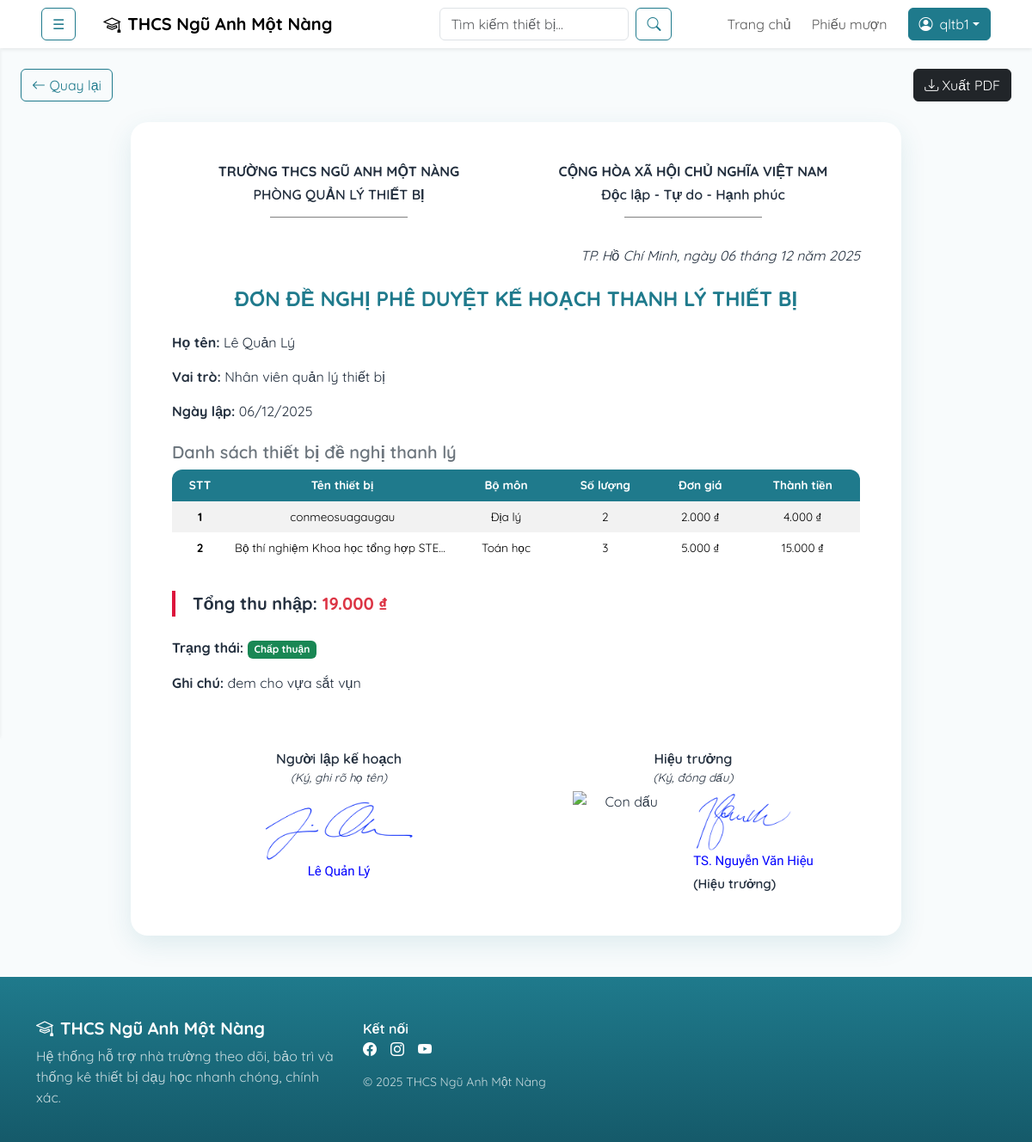
Screenshot of /index.php?page=xemkehoachthanhly&maKeHoachThanhLy=2 (signed in) with the database file from the repository.
### tables this page shows
CREATE TABLE `kehoachthanhly` (
  `maKeHoachThanhLy` int(11) NOT NULL,
  `maNguoiDung` int(11) NOT NULL,
  `ngayLap` date DEFAULT NULL,
  `tongThuNhap` decimal(18,2) DEFAULT 0.00,
  `trangThai` varchar(50) DEFAULT NULL,
  `ghiChu` text DEFAULT NULL
);

CREATE TABLE `nguoidung` (
  `maNguoiDung` int(11) NOT NULL,
  `tenDangNhap` varchar(255) NOT NULL,
  `matKhau` varchar(255) NOT NULL,
  `hoTen` varchar(255) DEFAULT NULL,
  `email` varchar(255) DEFAULT NULL,
  `soDienThoai` varchar(255) DEFAULT NULL,
  `maBoMon` int(11) DEFAULT NULL,
  `maVaiTro` int(11) DEFAULT NULL
);

CREATE TABLE `vaitro` (
  `maVaiTro` int(11) NOT NULL,
  `tenVaiTro` varchar(255) DEFAULT NULL,
  `moTa` text DEFAULT NULL
);

CREATE TABLE `chitietkehoachthanhly` (
  `maChiTietKHThanhLy` int(11) NOT NULL,
  `maKeHoachThanhLy` int(11) NOT NULL,
  `maThietBi` int(11) NOT NULL,
  `soLuong` int(11) DEFAULT 1,
  `donGia` decimal(18,2) DEFAULT 0.00,
  `thanhTien` decimal(18,2) DEFAULT NULL
);

CREATE TABLE `thietbi` (
  `maThietBi` int(11) NOT NULL,
  `tenThietBi` varchar(255) NOT NULL,
  `hinhAnh` varchar(255) DEFAULT NULL,
  `donVi` varchar(50) NOT NULL,
  `soLuong` int(11) NOT NULL,
  `lop` varchar(50) NOT NULL,
  `maBoMon` int(11) NOT NULL,
  `maNhaCungCap` int(11) NOT NULL,
  `moTa` text DEFAULT NULL
);

CREATE TABLE `bomon` (
  `maBoMon` int(11) NOT NULL,
  `tenBoMon` varchar(100) NOT NULL,
  `moTa` text DEFAULT NULL
);

### App/Models/mKeHoachThanhLy.php (called while the page is built, shortened)
<?php
class modelKeHoachThanhLy {
    public function select01KeHoachThanhLy($maKeHoachThanhLy) {
        $p = new clsKetNoi();
        $truyvan = "SELECT * FROM kehoachthanhly tl
                    JOIN nguoidung nd ON tl.maNguoiDung = nd.maNguoiDung
                    JOIN vaitro vt ON nd.maVaiTro = vt.maVaiTro
                    WHERE maKeHoachThanhLy = $maKeHoachThanhLy";
        $con = $p->moketnoi();
        $kq = mysqli_query($con, $truyvan);
        return $kq;
    }
    public function select01ChiTietKHThanhLy($maKeHoachThanhLy) {
        $p = new clsKetNoi();
        $truyvan = "SELECT *, ct.soLuong FROM chitietkehoachthanhly ct
                    LEFT JOIN thietbi tb ON ct.maThietBi = tb.maThietBi
                    LEFT JOIN bomon bm ON tb.maBoMon = bm.maBoMon
                    LEFT JOIN kehoachthanhly tl ON ct.maKeHoachThanhLy = tl.maKeHoachThanhLy
                    LEFT JOIN nguoidung nd ON tl.maNguoiDung = nd.maNguoiDung
                    LEFT JOIN vaitro vt ON nd.maVaiTro = vt.maVaiTro
                    WHERE ct.maKeHoachThanhLy = $maKeHoachThanhLy";
        $con = $p->moketnoi();
        $kq = mysqli_query($con, $truyvan);
        return $kq;
    }
}
?>

### App/Controllers/cKeHoachThanhLy.php (called while the page is built, shortened)
<?php
include_once('App/Models/mKeHoachThanhLy.php');
class controlKeHoachThanhLy {
    public function get01KeHoachThanhLy($maKeHoachThanhLy) {
        $p = new modelKeHoachThanhLy();
        $kq = $p->select01KeHoachThanhLy($maKeHoachThanhLy);
        return $kq;
    }
    public function get01ChiTietKHThanhLy($maKeHoachThanhLy) {
        $p = new modelKeHoachThanhLy();
        $kq = $p->select01ChiTietKHThanhLy($maKeHoachThanhLy);
        if(mysqli_num_rows($kq) > 0) return $kq;
        return false;
    }
}
?>

### App/Views/thietbi/kehoachthanhly/xemkehoachthanhly.php (the view, shortened to what this page needs)
<?php
include_once('App/Controllers/cKeHoachThanhLy.php');
$p = new controlKeHoachThanhLy();
$maKeHoachThanhLy = $_GET['maKeHoachThanhLy'];
$kq = $p->get01KeHoachThanhLy($maKeHoachThanhLy);
if($kq && $kq->num_rows > 0) {
    $r = $kq->fetch_assoc();
} else {
    echo "<script>alert('Không tìm thấy kế hoạch!'); window.location.href='index.php?page=dskehoachthanhly';</script>";
    exit();
}
?>
<div class="d-flex justify-content-between align-items-center mx-4 my-4">
    <button type="button" class="btn btn-outline-primary" onclick="window.history.back();"><i class="bi bi-arrow-left"></i> Quay lại</button>
    <button type="button" id="exportPDF" class="btn btn-dark"><i class="bi bi-download"></i> Xuất PDF</button>
</div>
<div class="container d-flex justify-content-center align-items-center mb-5">
    <div class="card-na border-0" style="max-width: 56rem; width: 100%;">
        <div class="card-body p-5">
            <div class="row d-flex justify-content-between align-items-center mb-3">
                <div class="col-6 text-center">
                    <h6 class="fw-bold text-uppercase">Trường THCS Ngũ Anh Một Nàng</h6>
                    <h6 class="fw-semibold text-uppercase">Phòng Quản lý thiết bị</h6>
                    <div class="d-flex justify-content-center my-3">
                        <div style="width: 10em; border-bottom: 1px solid gray;"></div>
                    </div>
                </div>
                <div class="col-6 text-center">
                    <h6 class="fw-bold text-uppercase">Cộng hòa xã hội chủ nghĩa Việt Nam</h6>
                    <h6 class="fw-semibold">Độc lập - Tự do - Hạnh phúc</h6>
                    <div class="d-flex justify-content-center my-3">
                        <div style="width: 10em; border-bottom: 1px solid gray;"></div>
                    </div>
                </div>
            </div>
            <p class="text-end mb-4">
                <?php
                    $ngay = date("d", strtotime($r['ngayLap']));
                    $thang = date("m", strtotime($r['ngayLap']));
                    $nam = date("Y", strtotime($r['ngayLap']));
                    echo "<i>TP. Hồ Chí Minh, ngày $ngay tháng $thang năm $nam</i>";
                ?>
            </p>
            <h4 class="text-center fw-bold text-primary text-uppercase mb-4">Đơn đề nghị phê duyệt kế hoạch thanh lý thiết bị</h4>
            <p><strong>Họ tên:</strong> <?= $r['hoTen'] ?></p>
            <p><strong>Vai trò:</strong> <?= $r['tenVaiTro'] ?></p>
            <p><strong>Ngày lập:</strong> <?= date("d/m/Y", strtotime($r['ngayLap'])) ?></p>
            <h5 class="fw-semibold text-secondary mt-4 mb-2">Danh sách thiết bị đề nghị thanh lý</h5>
            <div class="d-flex justify-content-center mb-3">
                <div class="table-responsive text-center" style="width: 100%;">
                    <table class="table table-striped table-borderless align-middle" style="font-size: 0.85em;">
                        <thead>
                            <tr>
                                <th>STT</th>
                                <th>Tên thiết bị</th>
                                <th>Bộ môn</th>
                                <th>Số lượng</th>
                                <th>Đơn giá</th>
                                <th>Thành tiền</th>
                            </tr>
                        </thead>
                        <tbody>
                            <?php
                            $res = $p->get01ChiTietKHThanhLy($maKeHoachThanhLy);
                            if($res && $res->num_rows > 0) {
                                $dem = 1;
                                while($row = $res->fetch_assoc()) {
                                    echo '<tr>';
                                    echo '<td><strong>' . $dem++ . '</strong></td>';
                                    echo '<td title="'. $row['tenThietBi'] .'">' . $row['tenThietBi'] . '</td>';
                                    echo '<td>' . $row['tenBoMon'] . '</td>';
                                    echo '<td>' . $row['soLuong'] . '</td>';
                                    echo '<td>' . number_format($row['donGia'], 0, ',', '.') . ' ₫</td>';
                                    echo '<td>' . number_format($row['thanhTien'], 0, ',', '.') . ' ₫</td>';
                                    echo '</tr>';
                                }
                            } else {
                                echo '<tr><td colspan="7" class="text-center text-muted">Chưa có thiết bị nào trong kế hoạch này.</td></tr>';
                            }
                            ?>
                        </tbody>
                    </table>
                </div>
            </div>
            <p class="fw-bold mb-4" style="font-size: 1.25rem; border-left: 4px solid crimson; padding-left: 1em;">
                Tổng thu nhập:
                <span class="text-danger"><?= number_format($r['tongThuNhap'], 0, ',', '.') ?> ₫</span>
            </p>
            <p><strong>Trạng thái:</strong>
            <?php
            switch ($r['trangThai']) {
                case "Chấp thuận": echo '<span class="badge bg-success">' . $r['trangThai'] . '</span>'; break;
            }
            ?>
            </p>
            <p><strong>Ghi chú:</strong> <?= $r['ghiChu'] ?></p>
            <br><br>
            <div class="row">
                <div class="col-6 text-center">
                    <div class="fw-semibold">Người lập kế hoạch</div>
                    <div class="fst-italic" style="font-size:0.85rem;">(Ký, ghi rõ họ tên)</div>
                    <div style="margin-top:18px;">
                        <img src="../public/uploads/signature_nguoilap.png" alt="Chữ ký người lập" style="max-width:180px; max-height:70px; filter: brightness(0) saturate(100%) invert(12%) sepia(97%) saturate(7490%) hue-rotate(241deg) brightness(95%) contrast(106%);"">
                        <div style="font-family: 'Playwrite NO', cursive; font-size: 15px; color: blue"><?= $r['hoTen'] ?></div>
                    </div>
                </div>
                <div class="col-6 text-center">
                    <div class="fw-semibold">Hiệu trưởng</div>
                    <div class="fst-italic" style="font-size:0.85rem;">(Ký, đóng dấu)</div>
                    <?php if(isset($r['trangThai']) && $r['trangThai'] != "Chờ duyệt"): ?>
                    <div style="margin-top:6px; display:flex; justify-content:center; gap:20px; align-items:center;">
                        <div style="width:120px; height:120px; display:flex; justify-content:center; align-items:center; position:relative;">
                            <img src="../public/uploads/condau.png" alt="Con dấu" style="width:120px; height:120px; object-fit:contain;">
                        </div>
                        <div style="text-align:left;">
                            <img src="../public/uploads/signature_hieutruong.png" alt="Chữ ký Hiệu trưởng" style="max-width:180px; max-height:70px; filter: brightness(0) saturate(100%) invert(12%) sepia(97%) saturate(7490%) hue-rotate(241deg) brightness(95%) contrast(106%);">
                            <div style="font-family: 'Playwrite NO', cursive; font-size: 15px; color: blue">TS. Nguyễn Văn Hiệu</div>
                            <div style="font-size:15px; margin-top:4px; font-weight:600;">(Hiệu trưởng)</div>
                        </div>
                    </div>
                    <?php endif; ?>
                </div>
            </div>
        </div>
    </div>
</div>

### public/css/style.css (style rules this page uses)
:root { --na-primary: #1f7a8c; --na-primary-2: #155a6a; --na-accent: #f4a261; --na-ink: #24303f; --na-muted: #6c7a89; --na-bg: #f8fbfc; --na-card: #ffffff; --na-gold: #c9a227; --shadow-soft: 0 10px 30px rgba(31,122,140,.12); }
body { font-family: 'Quicksand', Arial, sans-serif; color:var(--na-ink); background:var(--na-bg) }
.btn-outline-primary { --bs-btn-color:var(--na-primary); --bs-btn-border-color:var(--na-primary); --bs-btn-hover-bg:var(--na-primary); --bs-btn-hover-border-color:var(--na-primary) }
.text-primary { color:var(--na-primary)!important }
.card-na { border:0; border-radius:1.25rem; box-shadow:var(--shadow-soft); background:var(--na-card) }
.table thead th { background-color: var(--na-primary); color: white; }
.table { border-radius: 12px; overflow: hidden; }

### App/Views/thietbi/kehoachthanhly/xemkehoachthanhly.php (style rules this page uses)
th, td { max-width: 12.5em; white-space: nowrap; overflow: hidden; text-overflow: ellipsis; }

### rows the page displays
kehoachthanhly: ngayLap "06", ngayLap "12", ngayLap "2025", maNguoiDung.hoTen "Lê Quản Lý", vaitro.tenVaiTro "Nhân viên quản lý thiết bị", ngayLap "06/12/2025", tongThuNhap "19.000", trangThai "Chấp thuận", ghiChu "đem cho vựa sắt vụn"
chitietkehoachthanhly: maThietBi.tenThietBi "conmeosuagaugau", bomon.tenBoMon "Địa lý", soLuong "2", donGia "2.000", thanhTien "4.000"
chitietkehoachthanhly: maThietBi.tenThietBi "Bộ thí nghiệm Khoa học tổng hợp STE…", bomon.tenBoMon "Toán học", soLuong "3", donGia "5.000", thanhTien "15.000"

### other values shown
$_SESSION['tenDangNhap'] "qltb1"
